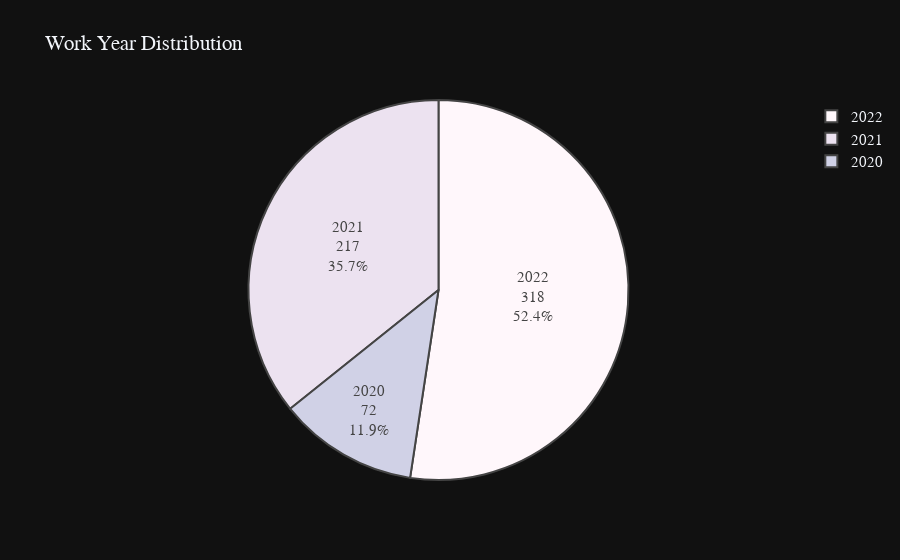

Write notebook code for a chart like this one.
### Markdown cell above
### 2.2.1. Work Year

### Code cell
wkyear=df['work_year'].value_counts()
fig=px.pie(values=wkyear.values,
            names=wkyear.index,
            color_discrete_sequence=px.colors.sequential.PuBuGn,
            title='Work Year Distribution', template='plotly_dark')
fig.update_traces(textinfo='label+percent+value')
fig.data[0].marker.line.width=2
fig.update_layout(
    font=dict(size=15, family='Franklin Gothic')
)
fig.show()

### Figure 1 — Plotly figure (JSON) as saved in the notebook; plotly's stock layout.template omitted (floating-point values rounded to 4 significant figures)
{"data": [{"domain": {"x": [0, 1], "y": [0, 1]}, "hovertemplate": "label=%{label}<br>value=%{value}<extra></extra>", "labels": [2022, 2021, 2020], "legendgroup": "", "marker": {"line": {"width": 2}}, "name": "", "showlegend": true, "textinfo": "label+percent+value", "type": "pie", "values": [318, 217, 72]}], "layout": {"font": {"family": "Franklin Gothic", "size": 15}, "legend": {"tracegroupgap": 0}, "piecolorway": ["rgb(255,247,251)", "rgb(236,226,240)", "rgb(208,209,230)", "rgb(166,189,219)", "rgb(103,169,207)", "rgb(54,144,192)", "rgb(2,129,138)", "rgb(1,108,89)", "rgb(1,70,54)"], "title": {"text": "Work Year Distribution"}}}
